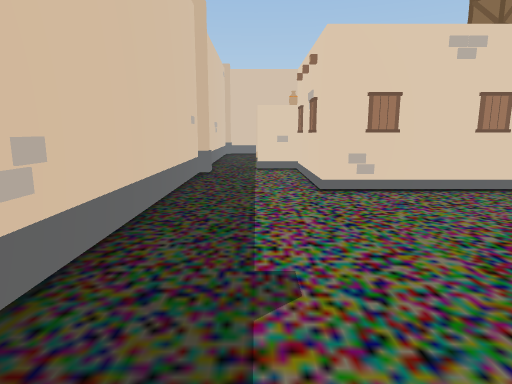
view 1 (above)

18 first-person views from a walk through a 3-D level made in the Unity game engine. The camera is 1.3 m above the floor, tilts 10° down and sees 75° across. The floor is counted in squares, 1 m on a side. Each view is taken from the middle of a square. On the plan, view 1 faces up. The plan holds only what a view shows up to about 14 squares ahead; the rest is blank. The place goes on beyond the plan. The player character is not drawn.

view 2
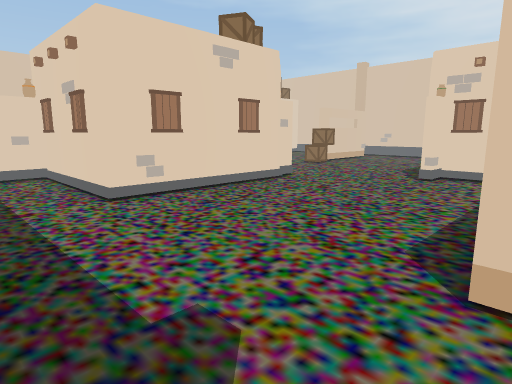

view 3
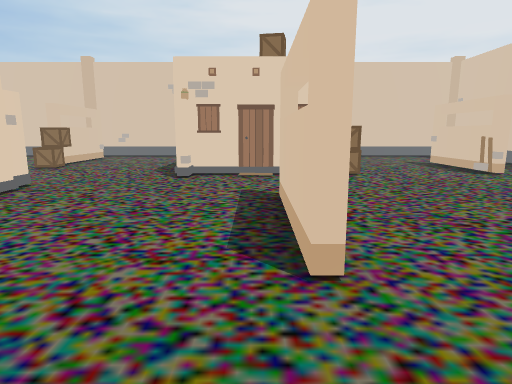

view 4
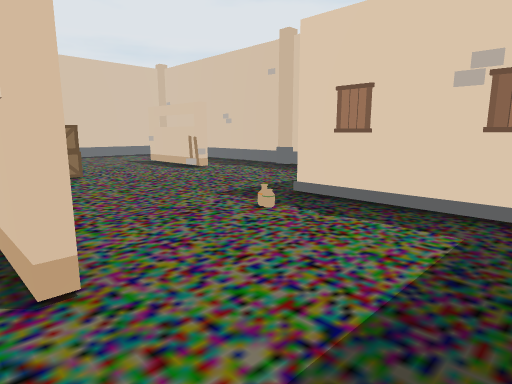

view 5
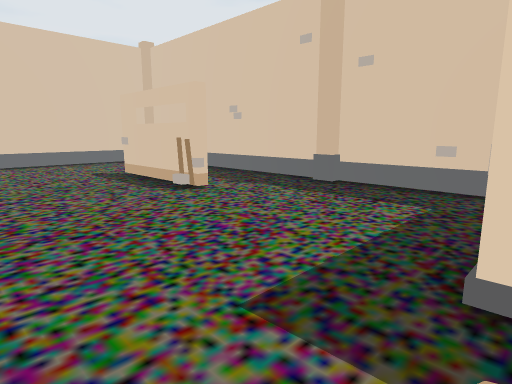

view 6
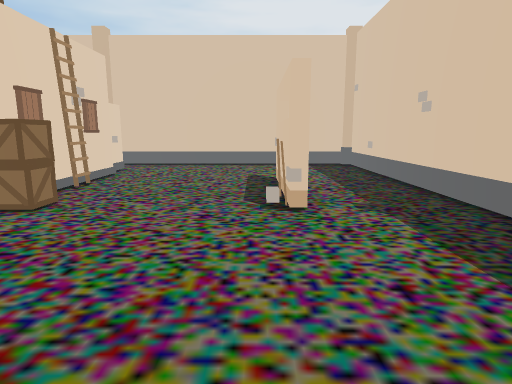

view 7
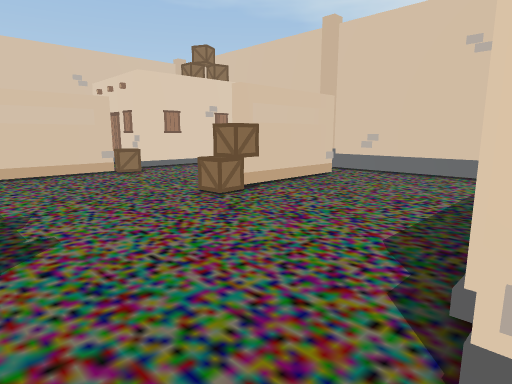

view 8
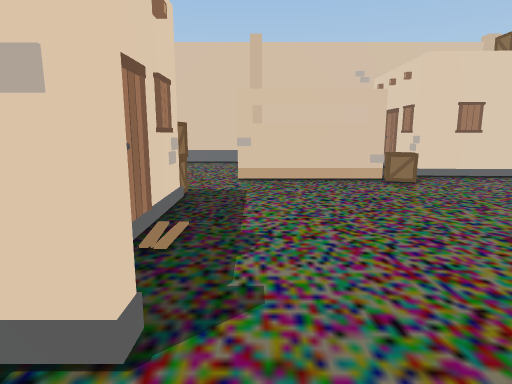

view 9
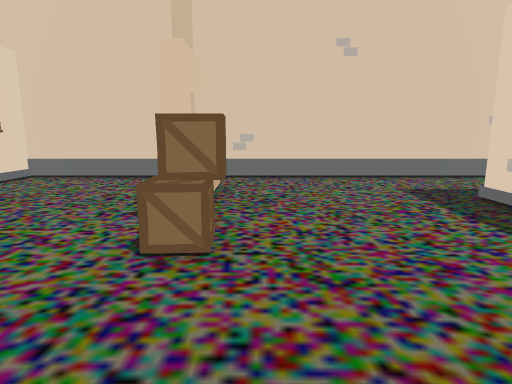

view 10
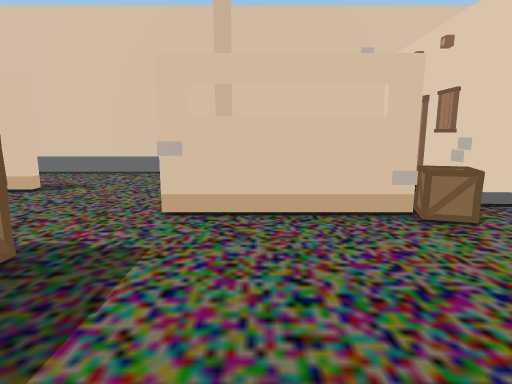

view 11
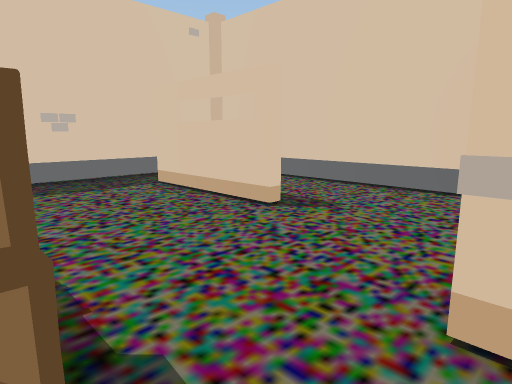

view 12
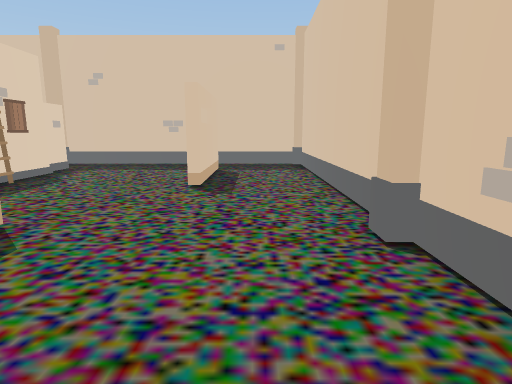

view 13
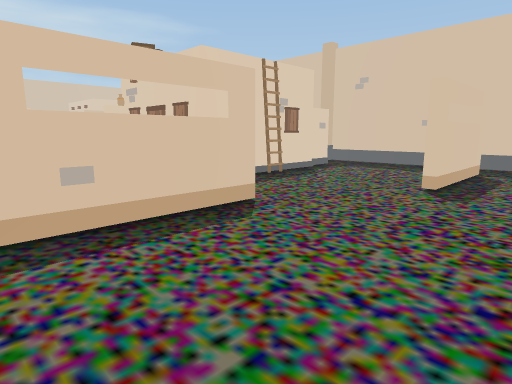

view 14
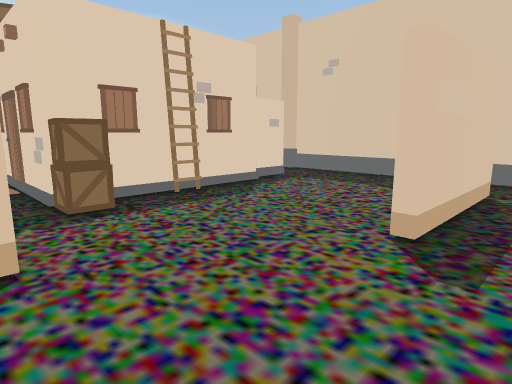

view 15
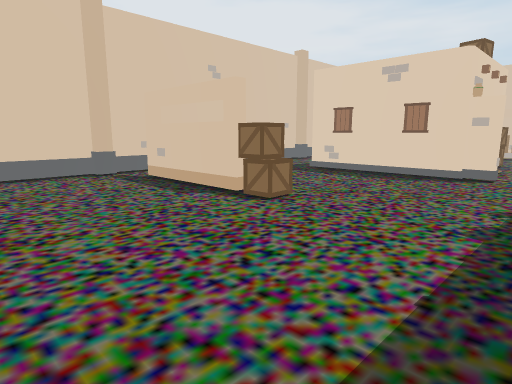

view 16
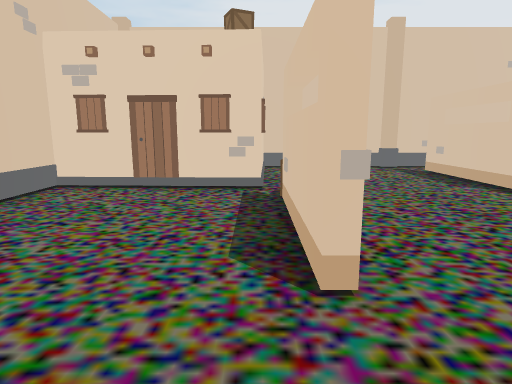

view 17
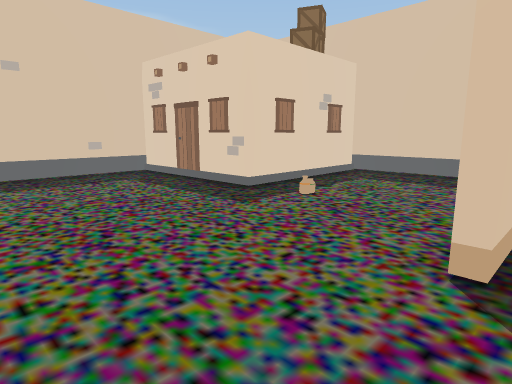

view 18
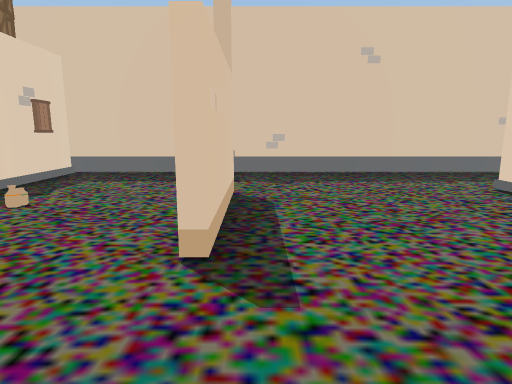

### Floor plan
Key: @ floor where view 1 was taken; # wall or solid block; . floor; B building; A box; P plank; O other object.
Columns run from 2 left of view 1 to 18 right of it. Each row starts with its distance up from view 1.
 21 ###########OO###
 20 #..............#
 19 #..............#
 18 #.#####........#
 17 #.#####........#
 16 O............O.######
 15 O.........O##OA.....#
 14 #...................#
 13 #.......A...........#
 12 #..O#####...........#
 11 #...#   #...........#
 10 #...#   #....AA ##O.O
  9 #...##  #.....A.....O
  8 #...B####O..........#
  7 #...................#
  6 #...................#
  5 #...................#
  4 #..........O#####...#
  3 O...........#     ..#
  2 O...........#       #
  1 #...####....##      #
  0 #.@.........B#### ..#
 -1 #...........A.......#
 -2 #...................#
 -3 #...................#
 -4 #####B..............#
 -5     ##......P.......#
 -6      #......O##O....#
 -7      #B.............#
 -8      #B.............#
 -9      ################

Positions as (right, up) in squares from view 1, and headings:
1: (0, 0), facing up
2: (-1, 1), facing up-right
3: (-1, 2), facing right
4: (-1, 2), facing down-right
5: (3, -1), facing down-right
6: (4, -5), facing right
7: (7, 4), facing up-right
8: (8, 6), facing up
9: (8, 9), facing right
10: (9, 10), facing up
11: (8, 13), facing up-left
12: (12, 19), facing left
13: (12, 20), facing down-left
14: (8, 19), facing down-left
15: (7, 15), facing down-right
16: (5, 16), facing right
17: (9, 2), facing down-left
18: (9, 2), facing left
